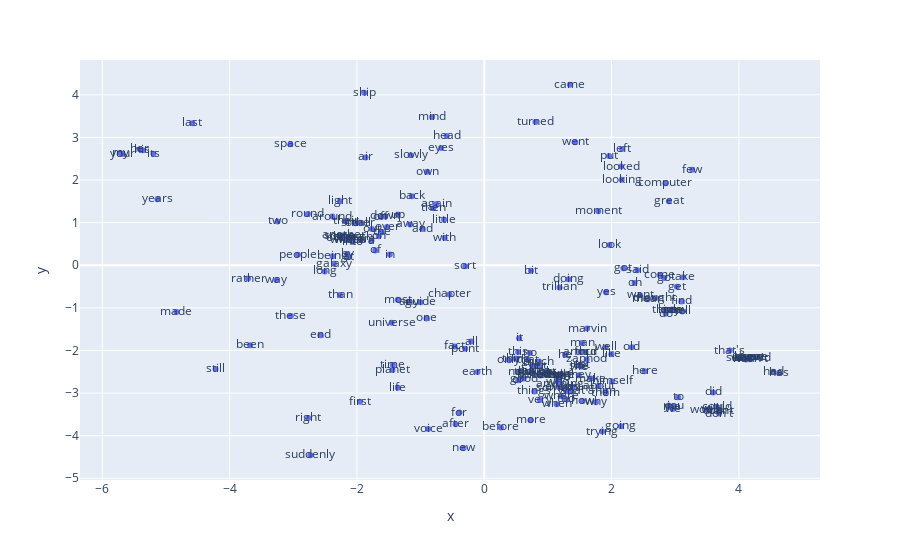

Source (notebook cell):
### Markdown cell above
Es dificil encontrar palabras relacionadas, parecen estar todas muy juntas, pero se pueden ver algunas agrupaciones con palabras que guardan cierto sentido. Como por ejemplo en el rango x=[0, 1] y y=[1, 2] palabras como eyes, looking, looked, head que tienen cierta relación. También podemos ver en el rango de x=[-1.5, -0.5] y y=[-1, 0] se encuentran agrupadas palabras como planet, space, y galaxy.

Para el modelo que utiliza CBOW

### Code cell
x_vals, y_vals, labels = reduce_dimensions(cbow_model)

MAX_WORDS = 200
fig = px.scatter(x=x_vals[:MAX_WORDS], y=y_vals[:MAX_WORDS], text=labels[:MAX_WORDS])
fig.show()

### Figure 1 — Plotly figure (JSON) as saved in the notebook; plotly's stock layout.template omitted (floating-point values rounded to 4 significant figures; data arrays with more than 128 entries replaced by an {"elided": "..."} marker saying what was removed)
{"data": [{"hovertemplate": "x=%{x}<br>y=%{y}<br>text=%{text}<extra></extra>", "legendgroup": "", "marker": {"color": "#636efa", "symbol": "circle"}, "mode": "markers+text", "name": "", "orientation": "v", "showlegend": false, "text": {"elided": "200 str values"}, "type": "scatter", "x": {"elided": "200 float values"}, "xaxis": "x", "y": {"elided": "200 float values"}, "yaxis": "y"}], "layout": {"legend": {"tracegroupgap": 0}, "margin": {"t": 60}, "xaxis": {"anchor": "y", "domain": [0, 1], "title": {"text": "x"}}, "yaxis": {"anchor": "x", "domain": [0, 1], "title": {"text": "y"}}}}
